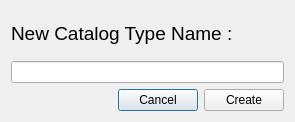
<?xml version="1.0" encoding="UTF-8"?>
<ui version="4.0">
 <class>Euclid::PhzQtUI::DialogCatalogName</class>
 <widget class="QDialog" name="Euclid::PhzQtUI::DialogCatalogName">
  <property name="geometry">
   <rect>
    <x>0</x>
    <y>0</y>
    <width>295</width>
    <height>122</height>
   </rect>
  </property>
  <property name="windowTitle">
   <string>New Catalog</string>
  </property>
  <layout class="QVBoxLayout" name="verticalLayout">
   <item>
    <widget class="QLabel" name="label_13">
     <property name="font">
      <font>
       <pointsize>14</pointsize>
      </font>
     </property>
     <property name="text">
      <string>New Catalog Type Name :</string>
     </property>
    </widget>
   </item>
   <item>
    <widget class="QLineEdit" name="txt_name"/>
   </item>
   <item>
    <layout class="QHBoxLayout" name="horizontalLayout">
     <item>
      <spacer name="horizontalSpacer_2">
       <property name="orientation">
        <enum>Qt::Horizontal</enum>
       </property>
       <property name="sizeHint" stdset="0">
        <size>
         <width>40</width>
         <height>20</height>
        </size>
       </property>
      </spacer>
     </item>
     <item>
      <widget class="QPushButton" name="btn_cancel">
       <property name="text">
        <string>Cancel</string>
       </property>
      </widget>
     </item>
     <item>
      <widget class="QPushButton" name="btn_create">
       <property name="text">
        <string>Create</string>
       </property>
      </widget>
     </item>
    </layout>
   </item>
  </layout>
 </widget>
 <resources/>
 <connections/>
</ui>
